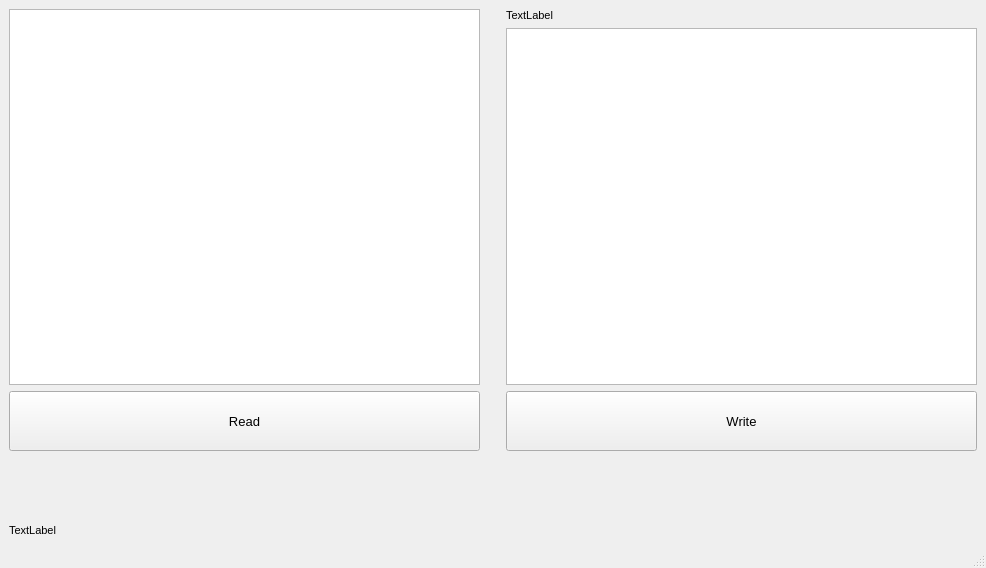
<?xml version="1.0" encoding="UTF-8"?>
<ui version="4.0">
 <class>MainWindow</class>
 <widget class="QMainWindow" name="MainWindow">
  <property name="geometry">
   <rect>
    <x>0</x>
    <y>0</y>
    <width>986</width>
    <height>568</height>
   </rect>
  </property>
  <property name="windowTitle">
   <string>MainWindow</string>
  </property>
  <widget class="QWidget" name="centralwidget">
   <layout class="QVBoxLayout" name="verticalLayout">
    <item>
     <layout class="QHBoxLayout" name="horizontalLayout_2">
      <item>
       <layout class="QVBoxLayout" name="verticalLayout_2">
        <item>
         <widget class="QListWidget" name="listWidget_devices">
          <property name="font">
           <font>
            <pointsize>8</pointsize>
           </font>
          </property>
         </widget>
        </item>
        <item>
         <widget class="QPushButton" name="pushButton_read">
          <property name="minimumSize">
           <size>
            <width>0</width>
            <height>60</height>
           </size>
          </property>
          <property name="font">
           <font>
            <pointsize>10</pointsize>
           </font>
          </property>
          <property name="text">
           <string>Read</string>
          </property>
         </widget>
        </item>
       </layout>
      </item>
      <item>
       <spacer name="verticalSpacer">
        <property name="orientation">
         <enum>Qt::Vertical</enum>
        </property>
        <property name="sizeHint" stdset="0">
         <size>
          <width>20</width>
          <height>40</height>
         </size>
        </property>
       </spacer>
      </item>
      <item>
       <layout class="QVBoxLayout" name="verticalLayout_3">
        <item>
         <widget class="QLabel" name="label_storage">
          <property name="font">
           <font>
            <pointsize>8</pointsize>
           </font>
          </property>
          <property name="text">
           <string>TextLabel</string>
          </property>
         </widget>
        </item>
        <item>
         <widget class="QListWidget" name="listWidget_images">
          <property name="font">
           <font>
            <pointsize>8</pointsize>
           </font>
          </property>
         </widget>
        </item>
        <item>
         <widget class="QPushButton" name="pushButton_write">
          <property name="minimumSize">
           <size>
            <width>0</width>
            <height>60</height>
           </size>
          </property>
          <property name="font">
           <font>
            <pointsize>10</pointsize>
           </font>
          </property>
          <property name="text">
           <string>Write</string>
          </property>
         </widget>
        </item>
       </layout>
      </item>
     </layout>
    </item>
    <item>
     <widget class="QLabel" name="label_stateline">
      <property name="sizePolicy">
       <sizepolicy hsizetype="Preferred" vsizetype="Fixed">
        <horstretch>0</horstretch>
        <verstretch>0</verstretch>
       </sizepolicy>
      </property>
      <property name="minimumSize">
       <size>
        <width>0</width>
        <height>80</height>
       </size>
      </property>
      <property name="maximumSize">
       <size>
        <width>16777215</width>
        <height>80</height>
       </size>
      </property>
      <property name="font">
       <font>
        <pointsize>8</pointsize>
       </font>
      </property>
      <property name="text">
       <string>TextLabel</string>
      </property>
      <property name="alignment">
       <set>Qt::AlignBottom|Qt::AlignLeading|Qt::AlignLeft</set>
      </property>
     </widget>
    </item>
   </layout>
  </widget>
  <widget class="QMenuBar" name="menubar">
   <property name="enabled">
    <bool>false</bool>
   </property>
   <property name="geometry">
    <rect>
     <x>0</x>
     <y>0</y>
     <width>986</width>
     <height>22</height>
    </rect>
   </property>
  </widget>
  <widget class="QStatusBar" name="statusbar">
   <property name="enabled">
    <bool>false</bool>
   </property>
  </widget>
 </widget>
 <resources/>
 <connections/>
</ui>
